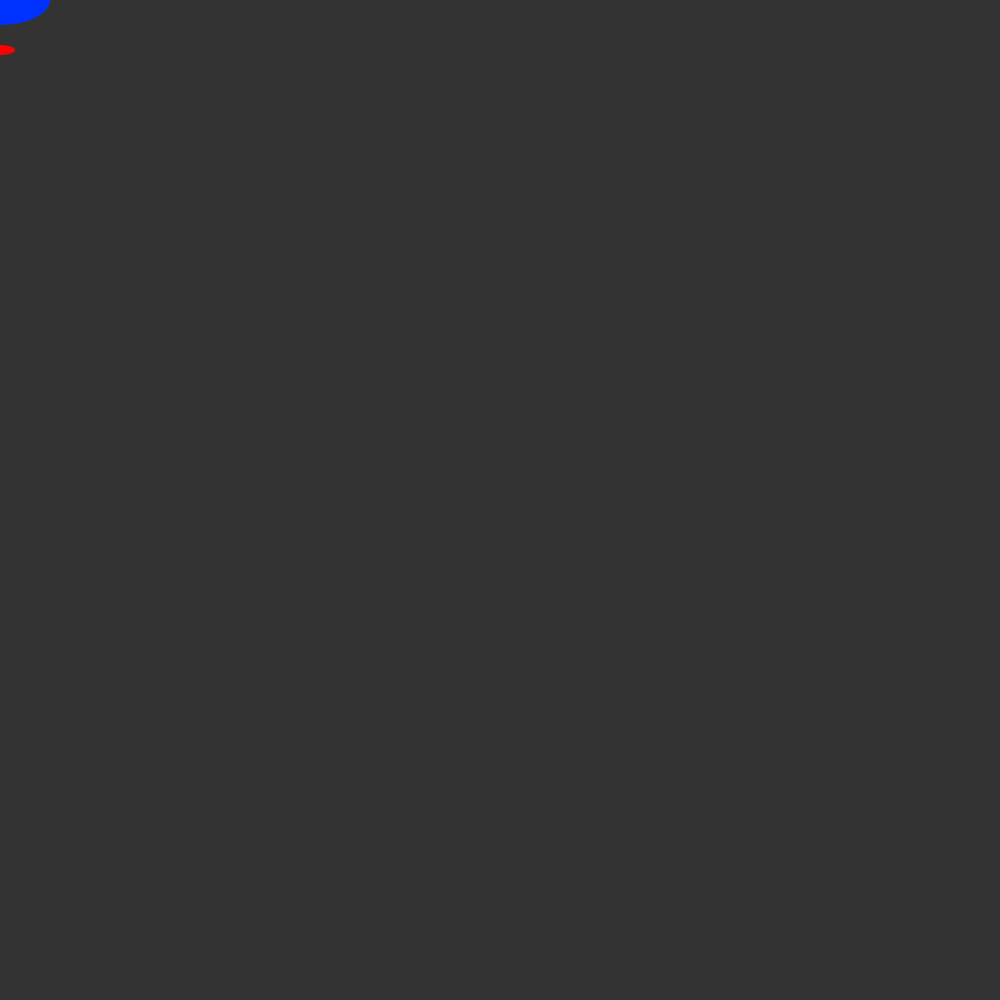
Frame 1 (no input)
Frame 60 (the mouse pressed at the canvas centre just before this capture): identical to frame 1, image omitted
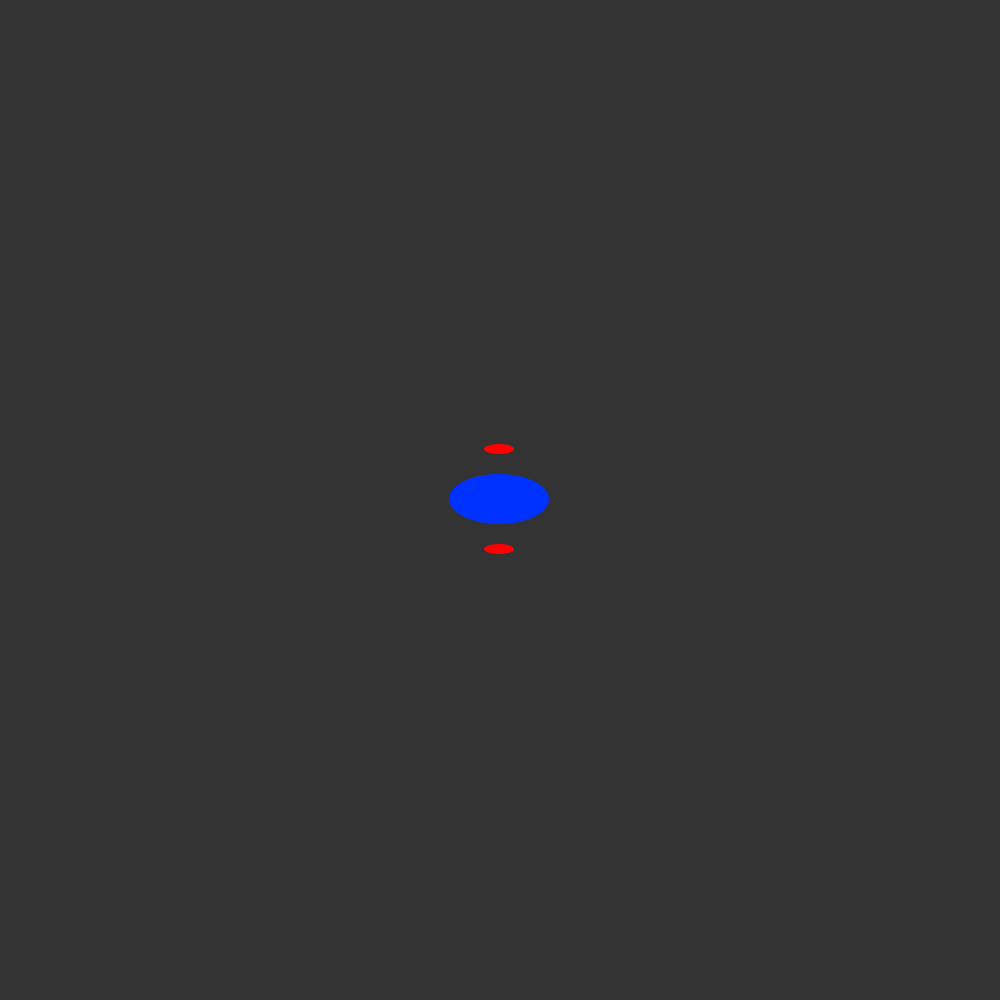
Frame 120 (the mouse held since frame 60 and released just before this capture)

The Processing sketch that drew these frames (run headless with seeded random() and noise(); from frame 60 on, the mouse is pressed at the canvas centre):

// Processing sketch: shipButObject
// ── shipButObject.pde
//ship by Darrien P.
//got coding assistance from processing api
//edited parts and made it my own

//variables
float x;
float y;
float easing = 0.1;

//declaring ship name
Ship lmao;

//setup
void setup() {
  size(1000, 1000); 
  noStroke();  
  lmao = new Ship();
}

//draw
void draw() { 
  background(51);
  lmao.display();
  lmao.move();
  
  if (x < 0 && y < 0) {
    x = height;
    y = height;
  }
}

// ── SHIP.pde
class Ship {

  // properties
  
  float x;
  float y;
 
  
  // methods
  
  void move() {
     float targetX = mouseX;
     float dx = targetX - x;
     x += dx * easing;
  
     float targetY = mouseY;
     float dy = targetY - y;
     y += dy * easing;
  }
  
  void display() {
    //ship
    fill(255, 0, 0);
    ellipse(x, y + 50, 30,10);
 
    fill(255,0,0);
    ellipse(x, y - 50, 30,10);
  
    fill(0,50,255);
    ellipse(x, y, 100, 50);
  }
  
  
  
  
  
  
}
